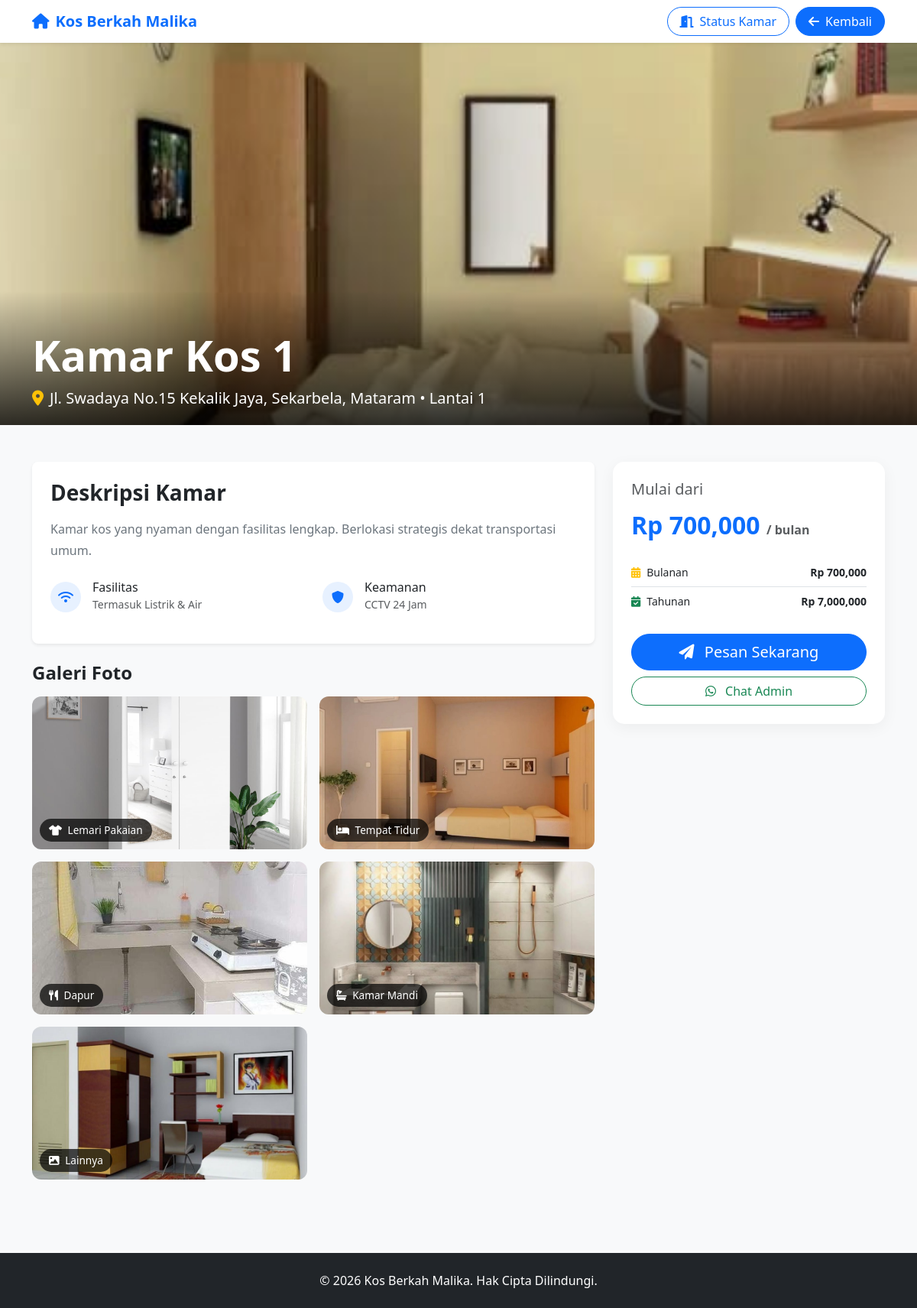
The app's page /users/detail_kamar.php?id=1 with its own data.
### tables this page shows
CREATE TABLE IF NOT EXISTS kamar (
    id_kamar INT(11) NOT NULL AUTO_INCREMENT,
    nama_kamar VARCHAR(255) NOT NULL,
    tipe_kamar VARCHAR(100) DEFAULT NULL,
    luas_kamar VARCHAR(50) DEFAULT NULL,
    lokasi VARCHAR(255) DEFAULT NULL,
    deskripsi TEXT DEFAULT NULL,
    foto_utama VARCHAR(255) DEFAULT NULL,
    foto_lemari VARCHAR(255) DEFAULT NULL,
    foto_kasur VARCHAR(255) DEFAULT NULL,
    foto_dapur VARCHAR(255) DEFAULT NULL,
    foto_kamar_mandi VARCHAR(255) DEFAULT NULL,
    foto_lainnya VARCHAR(255) DEFAULT NULL,
    harga_per_bulan DECIMAL(15,2) DEFAULT 0.00,
    harga_per_tahun DECIMAL(15,2) DEFAULT 0.00,
    lantai INT(11) DEFAULT 1,
    status_kamar ENUM('tersedia','terisi','perbaikan') DEFAULT 'tersedia',
    dibuat_pada TIMESTAMP DEFAULT CURRENT_TIMESTAMP,
    diperbarui_pada TIMESTAMP DEFAULT CURRENT_TIMESTAMP
        ON UPDATE CURRENT_TIMESTAMP,
    PRIMARY KEY (id_kamar)
);

### users/detail_kamar.php (the view, shortened to what this page needs)
<?php
require_once '../config/database.php';
$id = $_GET['id'] ?? 0;
$stmt = $conn->prepare("SELECT * FROM kamar WHERE id_kamar = ?");
$stmt->bind_param("i", $id);
$stmt->execute();
$room = $stmt->get_result()->fetch_assoc();
function isRoomOccupied($conn, $room_id) {
    $stmt = $conn->prepare("SELECT status_kamar FROM kamar WHERE id_kamar = ? AND status_kamar = 'perbaikan'");
    $stmt->bind_param("i", $room_id);
    $stmt->execute();
    if ($stmt->get_result()->num_rows > 0) return true;
    $stmt = $conn->prepare("SELECT id_reservasi FROM reservasi WHERE id_kamar = ? AND status_reservasi = 'Dikonfirmasi' AND CURDATE() BETWEEN tanggal_masuk AND tanggal_keluar");
    $stmt->bind_param("i", $room_id);
    $stmt->execute();
    return $stmt->get_result()->num_rows > 0;
}
$is_occupied = isRoomOccupied($conn, $room['id_kamar']);
?>
<!DOCTYPE html>
<html lang="id">
<head>
    <link href="https://cdn.jsdelivr.net/npm/bootstrap@5.3.0/dist/css/bootstrap.min.css" rel="stylesheet">
    <link rel="stylesheet" href="https://cdnjs.cloudflare.com/ajax/libs/font-awesome/6.0.0/css/all.min.css">
</head>
<body>
    <nav class="navbar navbar-expand-lg navbar-light bg-white shadow-sm sticky-top">
        <div class="container">
            <a class="navbar-brand text-primary fw-bold" href="../index.php"><i class="fas fa-home me-2"></i>Kos Berkah Malika</a>
            <div class="collapse navbar-collapse" id="navbarNav">
                <ul class="navbar-nav ms-auto">
                    <li class="nav-item me-2">
                        <a class="btn btn-outline-primary rounded-pill px-3" href="status_kamar.php">
                            <i class="fas fa-door-open me-2"></i>Status Kamar
                        </a>
                    </li>
                    <li class="nav-item">
                        <a href="../index.php" class="btn btn-primary rounded-pill px-3">
                            <i class="fas fa-arrow-left me-2"></i>Kembali
                        </a>
                    </li>
                </ul>
            </div>
        </div>
    </nav>
    <div class="hero-section">
        <img src="../public/<?php echo htmlspecialchars($room['foto_utama']); ?>" class="hero-img" alt="Main Room Image" onerror="this.src='https://via.placeholder.com/1200x600'">
        <div class="hero-overlay">
            <div class="container">
                <h1 class="display-4 fw-bold"><?php echo htmlspecialchars($room['nama_kamar']); ?></h1>
                <p class="lead mb-0"><i class="fas fa-map-marker-alt me-2 text-warning"></i><?php echo htmlspecialchars($room['lokasi']); ?> &bull; Lantai <?php echo $room['lantai']; ?></p>
            </div>
        </div>
    </div>
    <div class="container py-5">
        <div class="row">
            <div class="col-lg-8">
                <div class="bg-white p-4 rounded-3 shadow-sm mb-4">
                    <h3 class="fw-bold mb-3">Deskripsi Kamar</h3>
                    <p class="text-secondary" style="line-height: 1.8;"><?php echo nl2br(htmlspecialchars($room['deskripsi'])); ?></p>
                    <div class="row mt-4">
                        <div class="col-md-6 mb-3">
                            <div class="d-flex align-items-center">
                                <div class="feature-icon"><i class="fas fa-wifi"></i></div>
                                <div><h6 class="mb-0">Fasilitas</h6><small class="text-muted">Termasuk Listrik & Air</small></div>
                            </div>
                        </div>
                        <div class="col-md-6 mb-3">
                            <div class="d-flex align-items-center">
                                <div class="feature-icon"><i class="fas fa-shield-alt"></i></div>
                                <div><h6 class="mb-0">Keamanan</h6><small class="text-muted">CCTV 24 Jam</small></div>
                            </div>
                        </div>
                    </div>
                </div>
                <h4 class="fw-bold mb-3">Galeri Foto</h4>
                <div class="row g-3" id="galleryGrid">
                    <?php
                    $gallery = [
                        ['field' => 'foto_lemari',      'label' => 'Lemari Pakaian', 'icon' => 'fa-tshirt'],
                        ['field' => 'foto_kasur',       'label' => 'Tempat Tidur',   'icon' => 'fa-bed'],
                        ['field' => 'foto_dapur',       'label' => 'Dapur',          'icon' => 'fa-utensils'],
                        ['field' => 'foto_kamar_mandi', 'label' => 'Kamar Mandi',    'icon' => 'fa-bath'],
                        ['field' => 'foto_lainnya',     'label' => 'Lainnya',        'icon' => 'fa-image']
                    ];
                    $imageIndex = 0;
                    foreach($gallery as $item):
                        if (!empty($room[$item['field']])):
                    ?>
                    <div class="col-md-6">
                        <div class="gallery-card">
                            <img src="../public/<?php echo htmlspecialchars($room[$item['field']]); ?>"
                                 class="gallery-img gallery-trigger"
                                 data-index="<?php echo $imageIndex; ?>"
                                 data-src="../public/<?php echo htmlspecialchars($room[$item['field']]); ?>"
                                 data-label="<?php echo $item['label']; ?>"
                                 alt="<?php echo $item['label']; ?>">
                            <div class="gallery-label"><i class="fas <?php echo $item['icon']; ?> me-1"></i> <?php echo $item['label']; ?></div>
                        </div>
                    </div>
                    <?php
                            $imageIndex++;
                        endif;
                    endforeach;
                    ?>
                </div>
            </div>
            <div class="col-lg-4">
                <div class="card price-card">
                    <div class="card-body p-4">
                        <h5 class="text-muted mb-3">Mulai dari</h5>
                        <h2 class="text-primary fw-bold mb-4">Rp <?php echo number_format($room['harga_per_bulan']); ?> <small class="fs-6 text-muted">/ bulan</small></h2>
                        <div class="list-group list-group-flush mb-4 small">
                            <?php if($room['harga_per_bulan'] > 0): ?>
                            <div class="list-group-item d-flex justify-content-between px-0">
                                <span><i class="fas fa-calendar-alt me-2 text-warning"></i>Bulanan</span>
                                <strong>Rp <?php echo number_format($room['harga_per_bulan']); ?></strong>
                            </div>
                            <?php endif; ?>
                            <?php if($room['harga_per_tahun'] > 0): ?>
                            <div class="list-group-item d-flex justify-content-between px-0">
                                <span><i class="fas fa-calendar-check me-2 text-success"></i>Tahunan</span>
                                <strong>Rp <?php echo number_format($room['harga_per_tahun']); ?></strong>
                            </div>
                            <?php endif; ?>
                        </div>
                        <div class="d-grid">
                            <?php if ($is_occupied): ?>
                            <button class="btn btn-secondary btn-lg" style="border-radius: 50px;" disabled>
                                <i class="fas fa-lock me-2"></i> Tidak Tersedia
                            </button>
                            <?php else: ?>
                            <a href="pesan_kamar.php?id=<?php echo $room['id_kamar']; ?>" class="btn btn-primary btn-lg" style="border-radius: 50px;">
                                <i class="fas fa-paper-plane me-2"></i> Pesan Sekarang
                            </a>
                            <?php endif; ?>
                            <a href="https://wa.me/6282340371303?text=Halo%20Admin,%20saya%20tertarik%20dengan%20<?php echo urlencode($room['nama_kamar']); ?>" target="_blank" class="btn btn-outline-success mt-2" style="border-radius: 50px;">
                                <i class="fab fa-whatsapp me-2"></i> Chat Admin
                            </a>
                        </div>
                    </div>
                </div>
            </div>
        </div>
    </div>
    <footer class="bg-dark text-white text-center py-4 mt-5">
        <div class="container">
            <p class="mb-0">&copy; <?php echo date('Y'); ?> Kos Berkah Malika. Hak Cipta Dilindungi.</p>
        </div>
    </footer>
</body>
</html>

### users/detail_kamar.php (style rules this page uses)
body { background-color: #f8f9fa; font-family: 'Segoe UI', Tahoma, Geneva, Verdana, sans-serif; }
.hero-section { position: relative; height: 500px; background-color: #000; overflow: hidden; }
.hero-img { width: 100%; height: 100%; object-fit: cover; opacity: 0.9; }
.hero-overlay { position: absolute; bottom: 0; left: 0; width: 100%; background: linear-gradient(to top, rgba(0,0,0,0.8), transparent); padding: 50px 0 20px 0; color: white; }
.gallery-card { border: none; overflow: hidden; border-radius: 12px; transition: transform 0.3s; position: relative; }
.gallery-img { height: 200px; object-fit: cover; width: 100%; cursor: pointer; transition: all 0.3s; }
.gallery-label { position: absolute; bottom: 10px; left: 10px; background: rgba(0,0,0,0.7); color: white; padding: 5px 12px; border-radius: 20px; font-size: 0.85rem; }
.price-card { border: none; border-radius: 15px; box-shadow: 0 5px 20px rgba(0,0,0,0.05); position: sticky; top: 20px; }
.feature-icon { width: 40px; height: 40px; background: #e7f1ff; color: #0d6efd; display: flex; align-items: center; justify-content: center; border-radius: 50%; margin-right: 15px; }

### records on screen
kamar: foto_utama (picture), nama_kamar "Kamar Kos 1", lokasi "Jl. Swadaya No.15 Kekalik Jaya, Sekarbela, Mataram", lantai "1", deskripsi "Kamar kos yang nyaman dengan fasilitas lengkap. Berlokasi strategis dekat transportasi umum.", foto_lemari (picture), foto_kasur (picture), foto_dapur (picture), foto_kamar_mandi (picture), foto_lainnya (picture), harga_per_bulan "700,000", harga_per_tahun "7,000,000"

### other values on screen
$item['label'] "Lemari Pakaian"
$item['label'] "Tempat Tidur"
$item['label'] "Dapur"
$item['label'] "Kamar Mandi"
$item['label'] "Lainnya"
